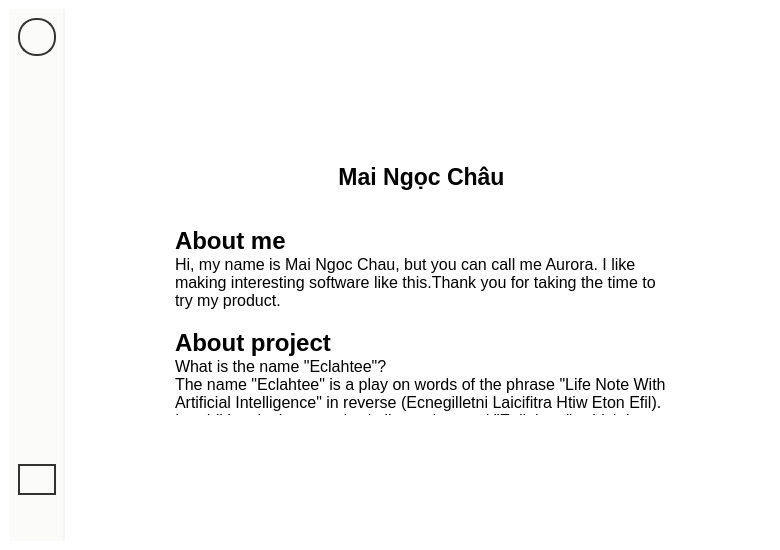
<?xml version="1.0" encoding="UTF-8"?>
<ui version="4.0">
 <class>MainWindow</class>
 <widget class="QMainWindow" name="MainWindow">
  <property name="geometry">
   <rect>
    <x>0</x>
    <y>0</y>
    <width>780</width>
    <height>550</height>
   </rect>
  </property>
  <property name="minimumSize">
   <size>
    <width>780</width>
    <height>550</height>
   </size>
  </property>
  <property name="windowTitle">
   <string>MainWindow</string>
  </property>
  <property name="styleSheet">
   <string notr="true">padding: 0px;
border: 0px;
background-color: white;</string>
  </property>
  <widget class="QWidget" name="centralwidget">
   <layout class="QHBoxLayout" name="horizontalLayout">
    <item>
     <widget class="QWidget" name="widget" native="true">
      <property name="styleSheet">
       <string notr="true">max-width: 54px;
background-color: #FBFBFA;
border-right: 2px solid #F5F5F4;
padding: 0px;
margin: 0px;</string>
      </property>
      <layout class="QVBoxLayout" name="verticalLayout_2">
       <item>
        <widget class="QLabel" name="label">
         <property name="font">
          <font>
           <pointsize>10</pointsize>
           <weight>75</weight>
           <bold>true</bold>
          </font>
         </property>
         <property name="styleSheet">
          <string notr="true">min-height: 34px;
max-height: 34px;
min-width: 34px;
max-width: 34px;
border: 2px solid #333333;
border-radius: 18px;</string>
         </property>
         <property name="text">
          <string/>
         </property>
         <property name="pixmap">
          <pixmap>../Image/icon.png</pixmap>
         </property>
         <property name="scaledContents">
          <bool>true</bool>
         </property>
         <property name="alignment">
          <set>Qt::AlignCenter</set>
         </property>
        </widget>
       </item>
       <item>
        <widget class="QLabel" name="label_5">
         <property name="styleSheet">
          <string notr="true">border: 0px;</string>
         </property>
         <property name="text">
          <string/>
         </property>
        </widget>
       </item>
       <item>
        <widget class="QLabel" name="label_2">
         <property name="font">
          <font>
           <pointsize>10</pointsize>
           <weight>75</weight>
           <bold>true</bold>
          </font>
         </property>
         <property name="styleSheet">
          <string notr="true">QLabel{
	max-height: 22px;
	border: 2px solid #FBFBFA;
	padding: 6px;
	border-radius: 18px;
}

QLabel:hover{
	max-height: 22px;
	border: 2px solid gray;
	padding: 6px;
	border-radius: 18px;
}</string>
         </property>
         <property name="text">
          <string/>
         </property>
         <property name="pixmap">
          <pixmap>../Image/home_d.png</pixmap>
         </property>
         <property name="scaledContents">
          <bool>true</bool>
         </property>
         <property name="alignment">
          <set>Qt::AlignCenter</set>
         </property>
        </widget>
       </item>
       <item>
        <widget class="QLabel" name="label_3">
         <property name="font">
          <font>
           <pointsize>10</pointsize>
           <weight>75</weight>
           <bold>true</bold>
          </font>
         </property>
         <property name="styleSheet">
          <string notr="true">QLabel{
	max-height: 22px;
	border: 2px solid #FBFBFA;
	padding: 6px;
	border-radius: 18px;
}

QLabel:hover{
	max-height: 22px;
	border: 2px solid gray;
	padding: 6px;
	border-radius: 18px;
}</string>
         </property>
         <property name="text">
          <string/>
         </property>
         <property name="pixmap">
          <pixmap>../Image/notes_d.png</pixmap>
         </property>
         <property name="scaledContents">
          <bool>true</bool>
         </property>
         <property name="alignment">
          <set>Qt::AlignCenter</set>
         </property>
        </widget>
       </item>
       <item>
        <widget class="QLabel" name="label_4">
         <property name="font">
          <font>
           <pointsize>10</pointsize>
           <weight>75</weight>
           <bold>true</bold>
          </font>
         </property>
         <property name="styleSheet">
          <string notr="true">QLabel{
	max-height: 22px;
	border: 2px solid #FBFBFA;
	padding: 6px;
	border-radius: 18px;
}

QLabel:hover{
	max-height: 22px;
	border: 2px solid gray;
	padding: 6px;
	border-radius: 18px;
}</string>
         </property>
         <property name="text">
          <string/>
         </property>
         <property name="pixmap">
          <pixmap>../Image/chat_d.png</pixmap>
         </property>
         <property name="scaledContents">
          <bool>true</bool>
         </property>
         <property name="alignment">
          <set>Qt::AlignCenter</set>
         </property>
        </widget>
       </item>
       <item>
        <widget class="QLabel" name="label_10">
         <property name="font">
          <font>
           <pointsize>10</pointsize>
           <weight>75</weight>
           <bold>true</bold>
          </font>
         </property>
         <property name="styleSheet">
          <string notr="true">QLabel{
	max-height: 22px;
	border: 2px solid #FBFBFA;
	padding: 6px;
	border-radius: 18px;
}

QLabel:hover{
	max-height: 22px;
	border: 2px solid gray;
	padding: 6px;
	border-radius: 18px;
}</string>
         </property>
         <property name="text">
          <string/>
         </property>
         <property name="pixmap">
          <pixmap>../Image/search_d.png</pixmap>
         </property>
         <property name="scaledContents">
          <bool>true</bool>
         </property>
         <property name="alignment">
          <set>Qt::AlignCenter</set>
         </property>
        </widget>
       </item>
       <item>
        <spacer name="verticalSpacer">
         <property name="orientation">
          <enum>Qt::Vertical</enum>
         </property>
         <property name="sizeHint" stdset="0">
          <size>
           <width>20</width>
           <height>40</height>
          </size>
         </property>
        </spacer>
       </item>
       <item>
        <widget class="QLabel" name="label_6">
         <property name="font">
          <font>
           <pointsize>10</pointsize>
           <weight>75</weight>
           <bold>true</bold>
          </font>
         </property>
         <property name="styleSheet">
          <string notr="true">max-height: 22px;
border: 2px solid #333333;
padding: 6px;
border-radius: 18px;</string>
         </property>
         <property name="text">
          <string/>
         </property>
         <property name="pixmap">
          <pixmap>../Image/about_a.png</pixmap>
         </property>
         <property name="scaledContents">
          <bool>true</bool>
         </property>
         <property name="alignment">
          <set>Qt::AlignCenter</set>
         </property>
        </widget>
       </item>
       <item>
        <widget class="QLabel" name="label_9">
         <property name="font">
          <font>
           <pointsize>10</pointsize>
           <weight>75</weight>
           <bold>true</bold>
          </font>
         </property>
         <property name="styleSheet">
          <string notr="true">QLabel{
	max-height: 22px;
	border: 2px solid #FBFBFA;
	padding: 6px;
	border-radius: 18px;
}

QLabel:hover{
	max-height: 22px;
	border: 2px solid gray;
	padding: 6px;
	border-radius: 18px;
}</string>
         </property>
         <property name="text">
          <string/>
         </property>
         <property name="pixmap">
          <pixmap>../Image/log_out.png</pixmap>
         </property>
         <property name="scaledContents">
          <bool>true</bool>
         </property>
         <property name="alignment">
          <set>Qt::AlignCenter</set>
         </property>
        </widget>
       </item>
      </layout>
     </widget>
    </item>
    <item>
     <widget class="QWidget" name="widget_2" native="true">
      <layout class="QVBoxLayout" name="verticalLayout_3">
       <item>
        <spacer name="verticalSpacer_2">
         <property name="orientation">
          <enum>Qt::Vertical</enum>
         </property>
         <property name="sizeHint" stdset="0">
          <size>
           <width>20</width>
           <height>40</height>
          </size>
         </property>
        </spacer>
       </item>
       <item>
        <widget class="QWidget" name="widget_4" native="true">
         <layout class="QHBoxLayout" name="horizontalLayout_2">
          <item>
           <spacer name="horizontalSpacer">
            <property name="orientation">
             <enum>Qt::Horizontal</enum>
            </property>
            <property name="sizeHint" stdset="0">
             <size>
              <width>40</width>
              <height>20</height>
             </size>
            </property>
           </spacer>
          </item>
          <item>
           <widget class="QWidget" name="widget_3" native="true">
            <layout class="QVBoxLayout" name="verticalLayout">
             <item>
              <widget class="QLabel" name="label_7">
               <property name="text">
                <string/>
               </property>
               <property name="pixmap">
                <pixmap>../Image/maingocchau.png</pixmap>
               </property>
               <property name="scaledContents">
                <bool>true</bool>
               </property>
              </widget>
             </item>
             <item>
              <widget class="QLabel" name="label_8">
               <property name="font">
                <font>
                 <family>Segoe UI</family>
                 <pointsize>17</pointsize>
                 <weight>75</weight>
                 <bold>true</bold>
                </font>
               </property>
               <property name="text">
                <string>Mai Ngọc Châu</string>
               </property>
               <property name="alignment">
                <set>Qt::AlignCenter</set>
               </property>
              </widget>
             </item>
            </layout>
           </widget>
          </item>
          <item>
           <spacer name="horizontalSpacer_2">
            <property name="orientation">
             <enum>Qt::Horizontal</enum>
            </property>
            <property name="sizeHint" stdset="0">
             <size>
              <width>40</width>
              <height>20</height>
             </size>
            </property>
           </spacer>
          </item>
         </layout>
        </widget>
       </item>
       <item>
        <widget class="QWidget" name="widget_5" native="true">
         <layout class="QHBoxLayout" name="horizontalLayout_3">
          <item>
           <spacer name="horizontalSpacer_3">
            <property name="orientation">
             <enum>Qt::Horizontal</enum>
            </property>
            <property name="sizeHint" stdset="0">
             <size>
              <width>40</width>
              <height>20</height>
             </size>
            </property>
           </spacer>
          </item>
          <item>
           <widget class="QTextBrowser" name="textBrowser">
            <property name="font">
             <font>
              <family>Segoe UI</family>
             </font>
            </property>
            <property name="styleSheet">
             <string notr="true">min-width: 500px;
min-height: 140px;</string>
            </property>
            <property name="verticalScrollBarPolicy">
             <enum>Qt::ScrollBarAlwaysOff</enum>
            </property>
            <property name="horizontalScrollBarPolicy">
             <enum>Qt::ScrollBarAlwaysOff</enum>
            </property>
            <property name="html">
             <string>&lt;!DOCTYPE HTML PUBLIC &quot;-//W3C//DTD HTML 4.0//EN&quot; &quot;http://www.w3.org/TR/REC-html40/strict.dtd&quot;&gt;
&lt;html&gt;&lt;head&gt;&lt;meta name=&quot;qrichtext&quot; content=&quot;1&quot; /&gt;&lt;style type=&quot;text/css&quot;&gt;
p, li { white-space: pre-wrap; }
&lt;/style&gt;&lt;/head&gt;&lt;body style=&quot; font-family:'Segoe UI'; font-size:8.25pt; font-weight:400; font-style:normal;&quot;&gt;
&lt;p style=&quot; margin-top:0px; margin-bottom:0px; margin-left:0px; margin-right:0px; -qt-block-indent:0; text-indent:0px;&quot;&gt;&lt;span style=&quot; font-size:18pt; font-weight:600;&quot;&gt;About me&lt;/span&gt;&lt;/p&gt;
&lt;p style=&quot; margin-top:0px; margin-bottom:0px; margin-left:0px; margin-right:0px; -qt-block-indent:0; text-indent:0px;&quot;&gt;&lt;span style=&quot; font-family:'MS Shell Dlg 2'; font-size:12pt;&quot;&gt;Hi, my name is Mai Ngoc Chau, but you can call me Aurora. I like making interesting software like this.Thank you for taking the time to try my product.&lt;/span&gt;&lt;/p&gt;
&lt;p style=&quot;-qt-paragraph-type:empty; margin-top:0px; margin-bottom:0px; margin-left:0px; margin-right:0px; -qt-block-indent:0; text-indent:0px; font-family:'MS Shell Dlg 2'; font-size:12pt;&quot;&gt;&lt;br /&gt;&lt;/p&gt;
&lt;p style=&quot; margin-top:0px; margin-bottom:0px; margin-left:0px; margin-right:0px; -qt-block-indent:0; text-indent:0px;&quot;&gt;&lt;span style=&quot; font-family:'MS Shell Dlg 2'; font-size:18pt; font-weight:600;&quot;&gt;About project&lt;/span&gt;&lt;/p&gt;
&lt;p style=&quot; margin-top:0px; margin-bottom:0px; margin-left:0px; margin-right:0px; -qt-block-indent:0; text-indent:0px;&quot;&gt;&lt;span style=&quot; font-family:'MS Shell Dlg 2'; font-size:12pt;&quot;&gt;What is the name &amp;quot;Eclahtee&amp;quot;?&lt;br /&gt;The name &amp;quot;Eclahtee&amp;quot; is a play on words of the phrase &amp;quot;Life Note With Artificial Intelligence&amp;quot; in reverse (Ecnegilletni Laicifitra Htiw Eton Efil). &lt;br /&gt;In addition, it also sounds similar to the word &amp;quot;Enlighten&amp;quot;, which is appropriate for the meaning of the software as it has A.I integration.&lt;/span&gt;&lt;/p&gt;&lt;/body&gt;&lt;/html&gt;</string>
            </property>
           </widget>
          </item>
          <item>
           <spacer name="horizontalSpacer_4">
            <property name="orientation">
             <enum>Qt::Horizontal</enum>
            </property>
            <property name="sizeHint" stdset="0">
             <size>
              <width>40</width>
              <height>20</height>
             </size>
            </property>
           </spacer>
          </item>
         </layout>
        </widget>
       </item>
       <item>
        <spacer name="verticalSpacer_3">
         <property name="orientation">
          <enum>Qt::Vertical</enum>
         </property>
         <property name="sizeHint" stdset="0">
          <size>
           <width>20</width>
           <height>40</height>
          </size>
         </property>
        </spacer>
       </item>
      </layout>
     </widget>
    </item>
   </layout>
  </widget>
 </widget>
 <resources/>
 <connections/>
</ui>
